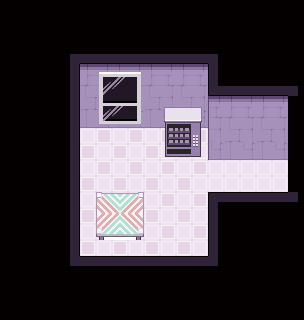

This game map was drawn from its Tiled (.tmx) file and the tilesets committed beside it. A one-line description and the trimmed map source follow:
An orthogonal 19x20 tile map with 16x16 px tiles, 8 tile layers (Artificial Lower Chip, Natural Lower Chip, Natural Walls, Artificial Upper Chip, ...), 2 tilesets and 4 objects (3x Event, item).

<map version="1.0" orientation="orthogonal" renderorder="right-down" width="19" height="20" tilewidth="16" tileheight="16" nextobjectid="35">
 <properties>
  <property name="bgm" value="obsolete" />
  <property name="radio" value="Unfortunately I can't read pages from the cameras." />
 </properties>
 <tileset firstgid="1" source="../tilesets/natural.tsx" />
 <tileset firstgid="481" source="../tilesets/artificial.tsx" />
 <layer name="Artificial Lower Chip" width="19" height="20">
  <properties>
   <property name="z" value="0.0" />
  </properties>
  <data>[380 cells, 380 non-empty, 25 distinct tile ids]</data>
 </layer>
 <layer name="Natural Lower Chip" width="19" height="20">
  <properties>
   <property name="alt" value="true" />
   <property name="z" value="0.0" />
  </properties>
  <data>[380 cells, 0 non-empty, 0 distinct tile ids]</data>
 </layer>
 <layer name="Natural Walls" width="19" height="20">
  <properties>
   <property name="alt" value="true" />
   <property name="z" value=".1" />
  </properties>
  <data>[380 cells, 0 non-empty, 0 distinct tile ids]</data>
 </layer>
 <layer name="Artificial Upper Chip" width="19" height="20">
  <properties>
   <property name="z" value=".5" />
  </properties>
  <data>[380 cells, 33 non-empty, 33 distinct tile ids]</data>
 </layer>
 <layer name="Natural Upper Chip" width="19" height="20">
  <properties>
   <property name="alt" value="true" />
   <property name="z" value=".5" />
  </properties>
  <data>[380 cells, 0 non-empty, 0 distinct tile ids]</data>
 </layer>
 <layer name="Natural Wall Sidings" width="19" height="20">
  <properties>
   <property name="alt" value="true" />
   <property name="z" value=".2" />
  </properties>
  <data>[380 cells, 0 non-empty, 0 distinct tile ids]</data>
 </layer>
 <objectgroup name="Object Layer">
  <properties>
   <property name="z" value=".5" />
  </properties>
  <object id="31" name="arrow" type="Event" x="288" y="144" width="16" height="16">
   <properties>
    <property name="appearance" value="4dir_arrow" />
    <property name="face" value="EAST" />
   </properties>
  </object>
  <object id="32" name="arrow" type="Event" x="288" y="160" width="16" height="16">
   <properties>
    <property name="appearance" value="4dir_arrow" />
    <property name="face" value="EAST" />
   </properties>
  </object>
  <object id="33" name="tele" type="Event" x="288" y="160" width="16" height="32">
   <properties>
    <property name="onCollide" value="teleport('sector1/obstacle_maze.tmx', 1, 31)" />
   </properties>
  </object>
  <object id="34" name="Guide Notes" type="item" x="112" y="192" width="16" height="16">
   <properties>
    <property name="key" value="item_guide" />
   </properties>
  </object>
 </objectgroup>
 <layer name="Artificial Overhead Chip" width="19" height="20">
  <properties>
   <property name="z" value="1.5" />
  </properties>
  <data>[380 cells, 0 non-empty, 0 distinct tile ids]</data>
 </layer>
 <layer name="Natural Overhead Chip" width="19" height="20">
  <properties>
   <property name="alt" value="true" />
   <property name="z" value="1.5" />
  </properties>
  <data>[380 cells, 0 non-empty, 0 distinct tile ids]</data>
 </layer>
</map>
